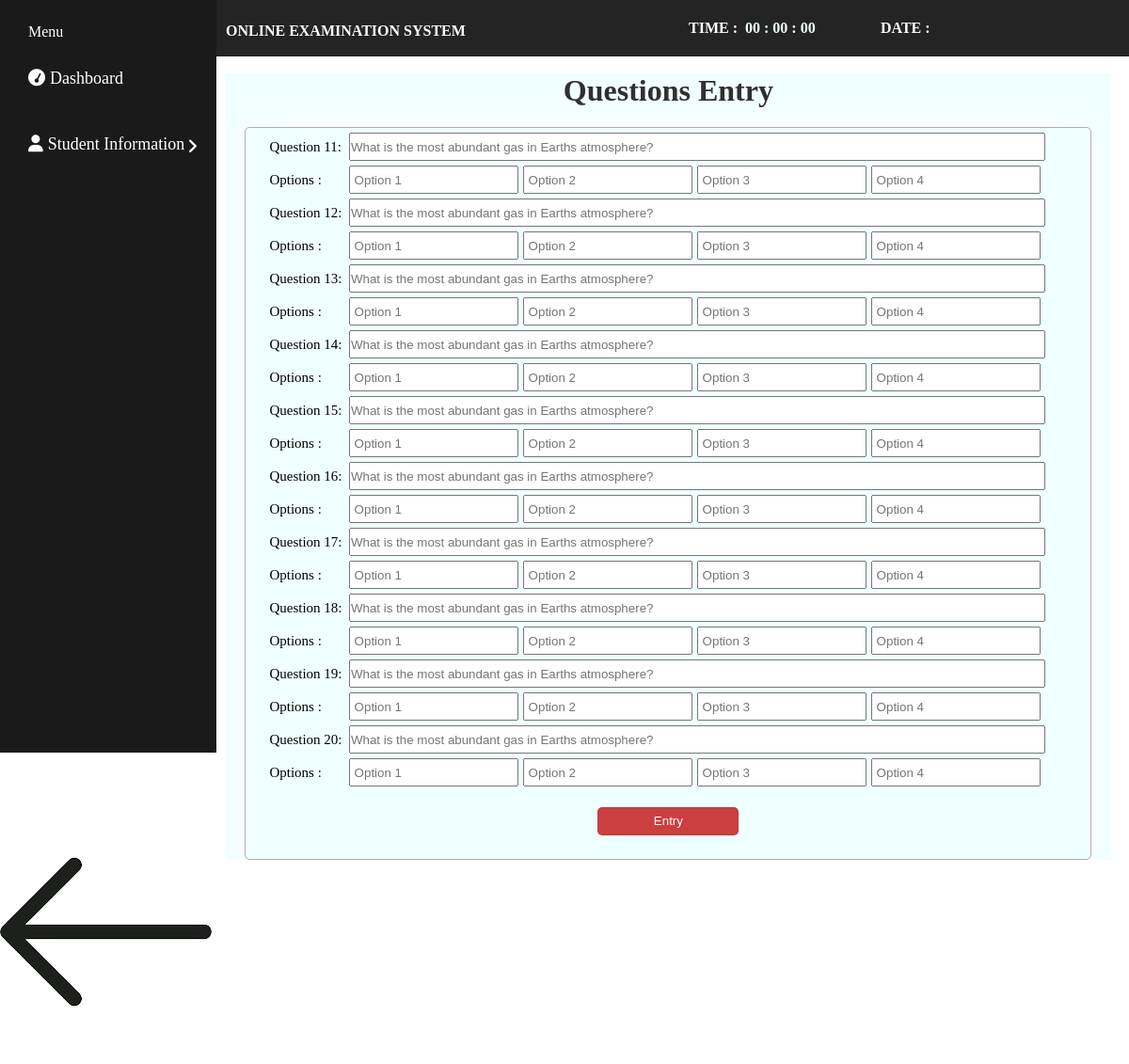
The page /examques2.php on the database its author committed.
### tables this page shows
CREATE TABLE `addedquestion` (
  `id` int(100) NOT NULL,
  `Q.1` varchar(120) NOT NULL,
  `Q.2` varchar(120) NOT NULL,
  `Q.3` varchar(120) NOT NULL,
  `Q.4` varchar(120) NOT NULL,
  `Q.5` varchar(120) NOT NULL,
  `Q.6` varchar(120) NOT NULL,
  `Q.7` varchar(120) NOT NULL,
  `Q.8` varchar(120) NOT NULL,
  `Q.9` varchar(120) NOT NULL,
  `Q.10` varchar(120) NOT NULL,
  `Q.11` varchar(100) NOT NULL,
  `Q.12` varchar(100) NOT NULL,
  `Q.13` varchar(100) NOT NULL,
  `Q.14` varchar(100) NOT NULL,
  `Q.15` varchar(100) NOT NULL,
  `Q.16` varchar(100) NOT NULL,
  `Q.17` varchar(100) NOT NULL,
  `Q.18` varchar(100) NOT NULL,
  `Q.19` varchar(100) NOT NULL,
  `Q.20` varchar(100) NOT NULL,
  `Q.21` varchar(100) NOT NULL,
  `Q.22` varchar(100) NOT NULL,
  `Q.23` varchar(100) NOT NULL,
  `Q.24` varchar(100) NOT NULL,
  `Q.25` varchar(100) NOT NULL,
  `Q.26` varchar(100) NOT NULL,
  `Q.27` varchar(100) NOT NULL,
  `Q.28` varchar(100) NOT NULL,
  `Q.29` varchar(100) NOT NULL,
  `Q.30` varchar(100) NOT NULL,
  `Q.31` varchar(100) NOT NULL,
  `Q.32` varchar(100) NOT NULL,
  `Q.33` varchar(100) NOT NULL,
  `Q.34` varchar(100) NOT NULL,
  `Q.35` varchar(100) NOT NULL,
  `Q.36` varchar(100) NOT NULL,
  `Q.37` varchar(100) NOT NULL,
  `Q.38` varchar(100) NOT NULL,
  `Q.39` varchar(100) NOT NULL,
  `Q.40` varchar(100) NOT NULL,
  `Q.41` varchar(100) NOT NULL,
  `Q.42` varchar(100) NOT NULL,
  `Q.43` varchar(100) NOT NULL,
  `Q.44` varchar(100) NOT NULL,
  `Q.45` varchar(100) NOT NULL,
  `Q.46` varchar(100) NOT NULL,
  `Q.47` varchar(100) NOT NULL,
  `Q.48` varchar(100) NOT NULL,
  `Q.49` varchar(100) NOT NULL,
  `Q.50` varchar(100) NOT NULL
);

### examques2.php (the view, shortened to what this page needs)
<!DOCTYPE html>
<h lang="en">
<head>
    <link rel="stylesheet" stylesheet href="https://cdnjs.cloudflare.com/ajax/libs/font-awesome/6.5.1/css/all.min.css" />
    <link rel="stylesheet" href="style.css">
    <link rel="stylesheet" href="https://unpkg.com/aos@next/dist/aos.css" />
</head>
<div class="navss">
        <div class="logg">
            <h4>ONLINE EXAMINATION SYSTEM</h4>
        </div>
        <span class="tif">TIME :</span>
        <div class="clock">
            <span id="hrs">00</span>
            <span>:</span>
            <span id="min">00</span>
            <span>:</span>
            <span id="sec">00</span>
        </div>
        <span class="tif1">DATE :</span>
      <div class="loggs"><a href="logout.php" style="color: white; font-size: 16px; padding-right:5px;"><i class="fas fa-user" style="color: white; font-size: 16px; padding-right:2px;"></i>Logout</a></div>
    </div>
    <br>
    <div class="go">
    <div class="side-bar">
        <div class="menu">
        <div class="itemss">Menu</a></div>
            <div class="items"><a href="http://localhost/onlineexamination/dashboard.php"><i class="fas fa-tachometer"></i>Dashboard</a></div>
            <div class="items"><a class="sub-btn"><i class="fa fa-user"></i>Student Information
            <i class="fas fa-angle-right droopdown" style="margin-top: 24px;"></i>
            </a>
            </div>
             </div>
             </div>
             <?PHP
$servername = "localhost";
$username = "root";
$password = "";
$dbname = "onlineexamination";
$conn = new mysqli($servername, $username, $password, $dbname);
$es=mysqli_query($conn,"SELECT * FROM addedquestion");
$sq=mysqli_fetch_array($es);
             ?>
             <div class="consds">
                <div class="cocs">
                    <div class="hello">
                        <div class="ko" style="color: #303030;"><h1 >Questions Entry</h1></div>
                        <center>
                         <form action="" method="post">
                            <table  border="0" cellpadding="5" cellspacing="5" class="designq">
                            <tr><td class="labelss">Question 11:</td><td><input type="text" style="width: 740px;"  name="q1" class="fields" size="25" placeholder="<?php echo $sq['Q.11'];?>" /></td></tr>
                            <tr><td class="labelss">Options :</td><td><input type="text" style="width: 180px;" required="required" name="Option1" class="fields" size="25" placeholder=" Option 1" /><input type="text" style="width: 180px; margin-left:5px;" required="required" name="Option2" class="fields" size="25" placeholder=" Option 2" /><input type="text" style="width: 180px; margin-left:5px;" required="required" name="Option3" class="fields" size="25" placeholder=" Option 3" /><input type="text" style="width: 180px; margin-left:5px;" required="required" name="Option4" class="fields" size="25" placeholder=" Option 4" /></td></tr>
                            <tr><td class="labelss">Question 12:</td><td><input type="text" style="width: 740px;"  name="q2" class="fields" size="25" placeholder="<?php echo $sq['Q.12'];?>"/></td></tr>
                            <tr><td class="labelss">Options :</td><td><input type="text" style="width: 180px; " required="required" name="Option5" class="fields" size="25" placeholder=" Option 1" /><input type="text" style="width: 180px; margin-left:5px;" required="required" name="Option6" class="fields" size="25" placeholder=" Option 2" /><input type="text" style="width: 180px; margin-left:5px;" required="required" name="Option7" class="fields" size="25" placeholder=" Option 3" /><input type="text" style="width: 180px; margin-left:5px;" required="required" name="Option8" class="fields" size="25" placeholder=" Option 4" /></td></tr>
                            <tr><td class="labelss">Question 13:</td><td><input type="text" style="width: 740px;"  name="q3" class="fields" size="25" placeholder="<?php echo $sq['Q.13'];?>"/></td></tr>
                            <tr><td class="labelss">Options :</td><td><input type="text" style="width: 180px; " required="required" name="Option9" class="fields" size="25" placeholder=" Option 1" /><input type="text" style="width: 180px; margin-left:5px;" required="required" name="Option10" class="fields" size="25" placeholder=" Option 2" /><input type="text" style="width: 180px; margin-left:5px;" required="required" name="Option11" class="fields" size="25" placeholder=" Option 3" /><input type="text" style="width: 180px; margin-left:5px;" required="required" name="Option12" class="fields" size="25" placeholder=" Option 4" /></td></tr>
                            <tr><td class="labelss">Question 14:</td><td><input type="text" style="width: 740px;"  name="q4" class="fields" size="25" placeholder="<?php echo $sq['Q.14'];?>" /></td></tr>
                            <tr><td class="labelss">Options :</td><td><input type="text" style="width: 180px; " required="required" name="Option13" class="fields" size="25" placeholder=" Option 1" /><input type="text" style="width: 180px; margin-left:5px;" required="required" name="Option14" class="fields" size="25" placeholder=" Option 2" /><input type="text" style="width: 180px; margin-left:5px;" required="required" name="Option15" class="fields" size="25" placeholder=" Option 3" /><input type="text" style="width: 180px; margin-left:5px;" required="required" name="Option16" class="fields" size="25" placeholder=" Option 4" /></td></tr>
                            <tr><td class="labelss">Question 15:</td><td><input type="text" style="width: 740px;"  name="q5" class="fields" size="25" placeholder="<?php echo $sq['Q.15'];?>" /></td></tr>
                            <tr><td class="labelss">Options :</td><td><input type="text" style="width: 180px; " required="required" name="Option17" class="fields" size="25" placeholder=" Option 1" /><input type="text" style="width: 180px; margin-left:5px;" required="required" name="Option18" class="fields" size="25" placeholder=" Option 2" /><input type="text" style="width: 180px; margin-left:5px;" required="required" name="Option19" class="fields" size="25" placeholder=" Option 3" /><input type="text" style="width: 180px; margin-left:5px;" required="required" name="Option20" class="fields" size="25" placeholder=" Option 4" /></td></tr>
                            <tr><td class="labelss">Question 16:</td><td><input type="text" style="width: 740px;" name="q6" class="fields" size="25" placeholder="<?php echo $sq['Q.16'];?>" /></td></tr>
                            <tr><td class="labelss">Options :</td><td><input type="text" style="width: 180px; " required="required" name="Option21" class="fields" size="25" placeholder=" Option 1" /><input type="text" style="width: 180px; margin-left:5px;"  name="Option22" class="fields" size="25" placeholder=" Option 2" /><input type="text" style="width: 180px; margin-left:5px;" required="required" name="Option23" class="fields" size="25" placeholder=" Option 3" /><input type="text" style="width: 180px; margin-left:5px;" required="required" name="Option24" class="fields" size="25" placeholder=" Option 4" /></td></tr>
                            <tr><td class="labelss">Question 17:</td><td><input type="text" style="width: 740px;" name="q7" class="fields" size="25" placeholder="<?php echo $sq['Q.17'];?>" /></td></tr>
                            <tr><td class="labelss">Options :</td><td><input type="text" style="width: 180px; " required="required" name="Option25" class="fields" size="25" placeholder=" Option 1" /><input type="text" style="width: 180px; margin-left:5px;"  name="Option26" class="fields" size="25" placeholder=" Option 2" /><input type="text" style="width: 180px; margin-left:5px;" required="required" name="Option27" class="fields" size="25" placeholder=" Option 3" /><input type="text" style="width: 180px; margin-left:5px;" required="required" name="Option28" class="fields" size="25" placeholder=" Option 4" /></td></tr>
                            <tr><td class="labelss">Question 18:</td><td><input type="text" style="width: 740px;" name="q8" class="fields" size="25" placeholder="<?php echo $sq['Q.18'];?>" /></td></tr>
                            <tr><td class="labelss">Options :</td><td><input type="text" style="width: 180px; " required="required" name="Option29" class="fields" size="25" placeholder=" Option 1" /><input type="text" style="width: 180px; margin-left:5px;"  name="Option30" class="fields" size="25" placeholder=" Option 2" /><input type="text" style="width: 180px; margin-left:5px;" required="required" name="Option31" class="fields" size="25" placeholder=" Option 3" /><input type="text" style="width: 180px; margin-left:5px;" required="required" name="Option32" class="fields" size="25" placeholder=" Option 4" /></td></tr>
                            <tr><td class="labelss">Question 19:</td><td><input type="text" style="width: 740px;" name="q9" class="fields" size="25" placeholder="<?php echo $sq['Q.19'];?>" /></td></tr>
                            <tr><td class="labelss">Options :</td><td><input type="text" style="width: 180px; " required="required" name="Option33" class="fields" size="25" placeholder=" Option 1" /><input type="text" style="width: 180px; margin-left:5px;"  name="Option34" class="fields" size="25" placeholder=" Option 2" /><input type="text" style="width: 180px; margin-left:5px;" required="required" name="Option35" class="fields" size="25" placeholder=" Option 3" /><input type="text" style="width: 180px; margin-left:5px;" required="required" name="Option36" class="fields" size="25" placeholder=" Option 4" /></td></tr>
                            <tr><td class="labelss">Question 20:</td><td><input type="text" style="width: 740px;" name="q10" class="fields " size="25" placeholder="<?php echo $sq['Q.20'];?>" /></td></tr>
                            <tr><td class="labelss">Options :</td><td><input type="text" style="width: 180px; " required="required" name="Option37" class="fields" size="25" placeholder=" Option 1" /><input type="text" style="width: 180px; margin-left:5px;"  name="Option38" class="fields" size="25" placeholder=" Option 2" /><input type="text" style="width: 180px; margin-left:5px;" required="required" name="Option39" class="fields" size="25" placeholder=" Option 3" /><input type="text" style="width: 180px; margin-left:5px;" required="required" name="Option40" class="fields" size="25" placeholder=" Option 4" /></td></tr>
                            <tr><td colspan="2" align="center"><input type="submit" value="Entry" name="register" class="fields fg" /></td></tr>
                            </table>
                            </form>
                         </center>
                        </div>
                        </div>
                        </div>
    <div class="back"><img src="dsa.png" alt=""></div></a>
</body>
</html>

### style.css (style rules this page uses)
* { margin: 0; padding: 0; box-sizing: border-box; }
.designq { background-color:transparent; border:1px solid #b4afaf; border-radius:5px; padding:0px 20px; margin: 20px 0px; width: 900px; font-size: 15px; height: fit-content; padding-bottom: 20px; box-shadow:0px 0px 40px #ffffff; }
.fields { height: 30px; width: 200px; }
.fg { background-color: rgba(170, 168, 168, 0.877); margin-top: 2%; border-radius: 5px; width: 150px; color: rgb(255, 255, 255); background-color:#c41c1cd7; border: 1px solid #7922662a; }
input { width: 150px; outline: none; }
a { text-decoration: none; color: black; }
.side-bar { width: 230px; height: 100vh; background: #1b1a1b; position: fixed; top: 0; overflow-y: auto; transition: 0.5s ease; transition-property: left; }
.menu { width: 100%; margin-top: 20px; }
.menu .items { position: relative; cursor: pointer; }
.menu .items a { color: #fff; font-size: 18px; text-decoration: none; display: block; padding: 5px 30px; line-height: 60px; }
.itemss { color: #fff; font-size: 16px; padding: 5px 30px; }
.items i { margin-right: 5px; }
.items a .droopdown { position: absolute; right: 0; margin: 20px; transition: 0.5s ease; }
.labelss { gap: 20%; }
.navss { width: 100%; height: 60px; background: #252424; color: white; display: flex; position: fixed; }
.logg { padding-left: 20%; color: white; display: flex; padding-top: 3px; }
.logg h4 { padding-top: 21px; width: 900px; }
.loggs { padding-left: 6%; padding-top: 20px; color: white; }
.clock { position: absolute; left:66%; top: 35%; color:azure; font-weight: 900; }
.tif { position: absolute; left: 61%; top: 35%; font-weight: 900; }
.tif1 { position: absolute; left: 78%; top: 35%; font-weight: 900; }
.consds { width: 100%; height: 100vh; }
.cocs { padding-left: 20vw; width: 100%; height: 100vw; text-align: center; margin-top: 5%; }
.hello { width: 98%; height: auto; background-color: azure; }

### rows shown on the page
addedquestion: q1 "What is the most abundant gas in Earths atmosphere?", q2 "What is the most abundant gas in Earths atmosphere?", q3 "What is the most abundant gas in Earths atmosphere?", q4 "What is the most abundant gas in Earths atmosphere?", q5 "What is the most abundant gas in Earths atmosphere?", q6 "What is the most abundant gas in Earths atmosphere?", q7 "What is the most abundant gas in Earths atmosphere?", q8 "What is the most abundant gas in Earths atmosphere?", q9 "What is the most abundant gas in Earths atmosphere?", q10 "What is the most abundant gas in Earths atmosphere?"
